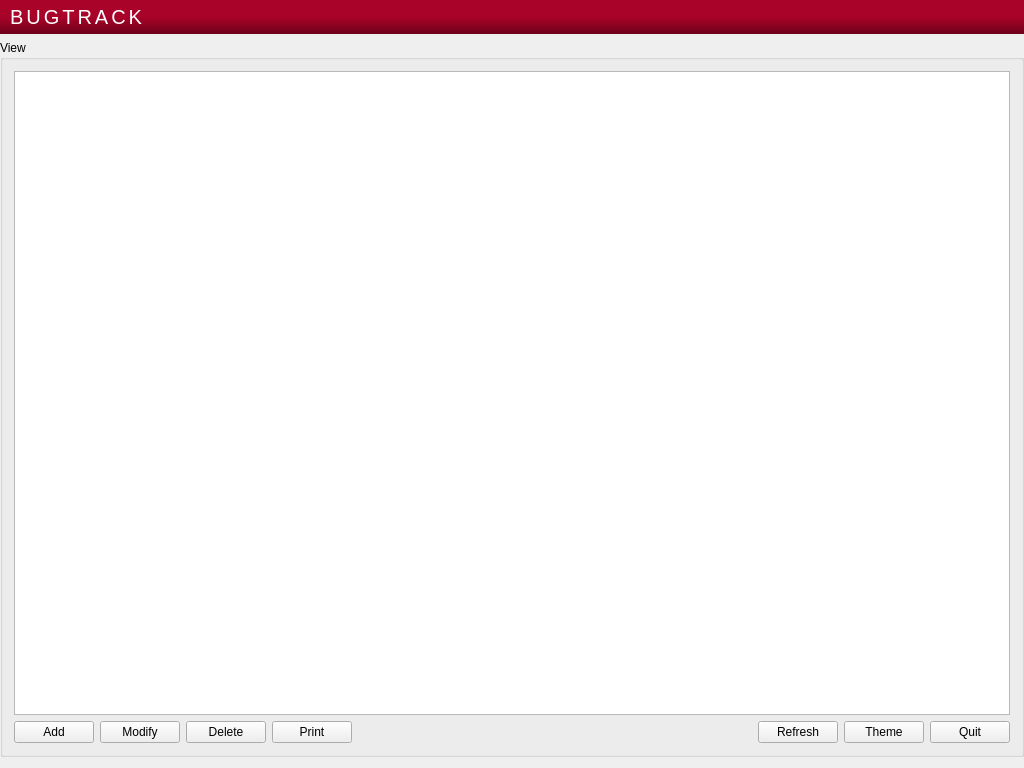
<?xml version="1.0" encoding="UTF-8"?>
<ui version="4.0">
 <class>track</class>
 <widget class="QWidget" name="track">
  <property name="geometry">
   <rect>
    <x>0</x>
    <y>0</y>
    <width>1024</width>
    <height>768</height>
   </rect>
  </property>
  <property name="windowTitle">
   <string>track</string>
  </property>
  <layout class="QGridLayout" name="gridLayout">
   <property name="leftMargin">
    <number>0</number>
   </property>
   <property name="topMargin">
    <number>0</number>
   </property>
   <property name="rightMargin">
    <number>0</number>
   </property>
   <item row="0" column="0">
    <widget class="QLabel" name="label">
     <property name="styleSheet">
      <string notr="true">     padding: 5 5 5 5;

	font-family: Calibri, Candara, Segoe, &quot;Segoe UI&quot;, Optima, Arial, sans-serif;
	color: #FFFFFF;
	font-size: 20px;
	padding: 5;
	letter-spacing: 3px;

background-color: qlineargradient(spread:pad, x1:0, y1:0.5, x2:0, y2:1, stop:0 rgba(169, 3, 41, 1), stop:1 rgba(109, 0, 25, 1));

</string>
     </property>
     <property name="text">
      <string>BUGTRACK</string>
     </property>
    </widget>
   </item>
   <item row="1" column="0">
    <widget class="QGroupBox" name="groupBox">
     <property name="styleSheet">
      <string notr="true"/>
     </property>
     <property name="title">
      <string>View</string>
     </property>
     <layout class="QVBoxLayout" name="verticalLayout">
      <item>
       <widget class="QTableView" name="tableView"/>
      </item>
      <item>
       <layout class="QHBoxLayout" name="horizontalLayout">
        <property name="spacing">
         <number>6</number>
        </property>
        <property name="topMargin">
         <number>0</number>
        </property>
        <item>
         <widget class="QPushButton" name="btnAdd">
          <property name="text">
           <string>Add</string>
          </property>
         </widget>
        </item>
        <item>
         <widget class="QPushButton" name="btnModify">
          <property name="text">
           <string>Modify</string>
          </property>
         </widget>
        </item>
        <item>
         <widget class="QPushButton" name="btnDelete">
          <property name="text">
           <string>Delete</string>
          </property>
         </widget>
        </item>
        <item>
         <widget class="QPushButton" name="btnPrint">
          <property name="text">
           <string>Print</string>
          </property>
         </widget>
        </item>
        <item>
         <spacer name="horizontalSpacer">
          <property name="orientation">
           <enum>Qt::Horizontal</enum>
          </property>
          <property name="sizeHint" stdset="0">
           <size>
            <width>40</width>
            <height>20</height>
           </size>
          </property>
         </spacer>
        </item>
        <item>
         <widget class="QPushButton" name="btnRefresh">
          <property name="text">
           <string>Refresh</string>
          </property>
         </widget>
        </item>
        <item>
         <widget class="QPushButton" name="btnTheme">
          <property name="text">
           <string>Theme</string>
          </property>
         </widget>
        </item>
        <item>
         <widget class="QPushButton" name="btnClose">
          <property name="text">
           <string>Quit</string>
          </property>
         </widget>
        </item>
       </layout>
      </item>
     </layout>
    </widget>
   </item>
  </layout>
 </widget>
 <layoutdefault spacing="6" margin="11"/>
 <tabstops>
  <tabstop>tableView</tabstop>
  <tabstop>btnAdd</tabstop>
  <tabstop>btnModify</tabstop>
  <tabstop>btnDelete</tabstop>
  <tabstop>btnPrint</tabstop>
  <tabstop>btnTheme</tabstop>
  <tabstop>btnClose</tabstop>
 </tabstops>
 <resources/>
 <connections/>
</ui>
